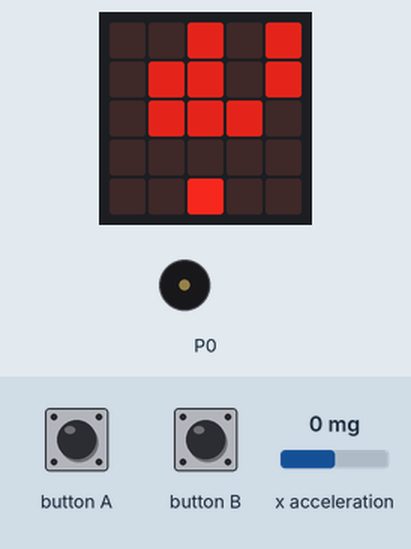
Bench run of a program on a simulated BBC micro:bit running MicroPython. Parts: the board's 5×5 LED display, buzzer (waves = sounding). The test bench sets the inputs (shaded band); at power-on: x acceleration 0 mg. Random numbers come from a fixed seed; the interpreter's speed is modelled, so counts of loop turns are approximate; the 48×5 strip is a reading aid, not a part: it shows the text the display is scrolling, unrolled, one strip-width of it at a time.

Above: at 1.03 s.
1.3 s: x acceleration set to 4 mg
4.3 s: x acceleration set to 6 mg
At 5.42 s:
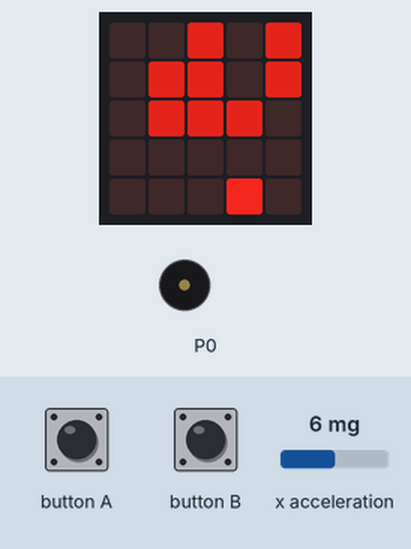
6.9 s: x acceleration set to -1440 mg
At 7.05 s:
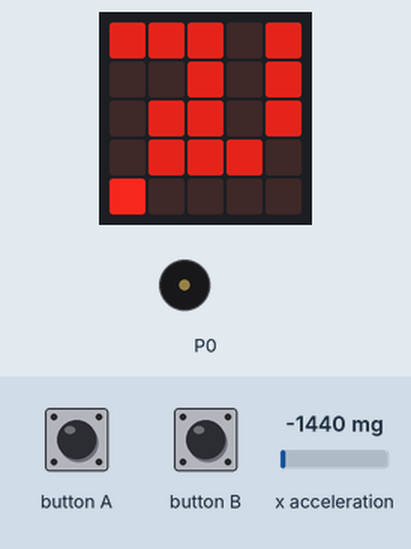
8.7 s: button A pressed for 0.15 s
At 8.83 s:
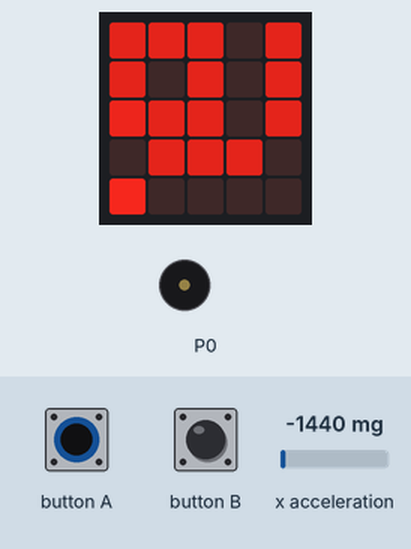
9.4 s: button A pressed for 1 s
At 9.66 s:
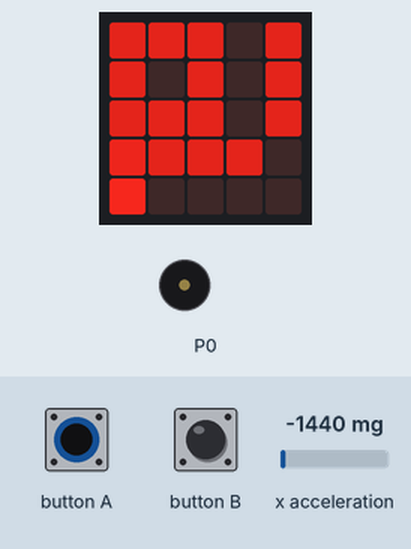
Timing chart, 0 to 13.6 s (numbered marks = the images above; inputs shaded):
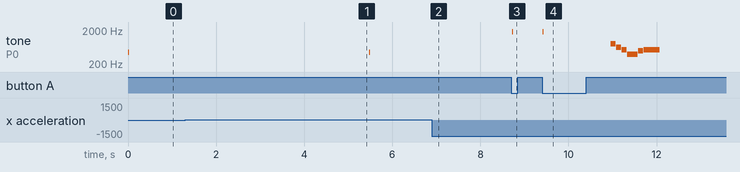

Measured:
- the behaviour switches between 5 and 6 mg on x acceleration (found by bisection; images 0 and 1)
- after the input at 8.7 s, tone on P0: silent → 1760 Hz at once, → silent 0.01 s later

The program:

galaxywall.py
```python
from microbit import *
import random
import music

"""
GALAXY WALL for micro:bit
Ver. 1.0.1 2018-03-02 / 2018-02-28
Choikyun
"""

# Globals
ship_x = 2 * 512
aim_point = 7
aim_x = aim_y = 3
aim_blink = 4
buf = [[0 for i in range(5)] for j in range(5)]
flash_buf = [0] * 5
tick = running_time()
frame = score = 0
scroll = 300
scroll_def = 160
sound = 1


def draw_ship():
    draw(ship_x // 512, 4, 8)


def aim():
    global aim_x, aim_y
    erase_aim()
    x = ship_x // 512
    y = 3
    aim_x = x
    while True:
        if buf[y][x] == 0 and y == 0:
            aim_y = y
            break
        elif buf[y][x] >= 6:
            aim_y = y + 1
            break
        y -= 1


def draw_aim():
    global aim_blink, aim_point
    aim_blink -= 1
    if aim_blink == 0:
        aim_blink = 4
        aim_point ^= 7
    if flash_buf[aim_y] == 0:
        buf[aim_y][aim_x] = aim_point


def erase_aim():
    if buf[aim_y][aim_x] == 7:
        buf[aim_y][aim_x] = 0


def shot():
    if button_a.was_pressed():
        buf[aim_y][ship_x // 512] = 6
        if sound == 1:
            music.pitch(1760, duration=8, wait=False)


def check_line():
    for y in range(5):
        hit = 0
        for x in range(5):
            hit += buf[y][x]
        if hit == 6 * 5:
            flash_buf[y] = 10


def fill(line):
    global score
    erase_aim()
    score += line * 10
    while line < 4:
        for i in range(5):
            buf[line][i] = buf[line + 1][i]
        flash_buf[line] = flash_buf[line + 1]
        line += 1


def flash():
    for i in range(5):
        if flash_buf[i] == 0:
            continue
        else:
            flash_buf[i] -= 1
            if flash_buf[i] == 0:
                fill(i)
                if sound == 1:
                    music.play(["c5:1", "g5"], wait=False)
                break
            for x in range(5):
                buf[i][x] = 9


def move_ship():
    global ship_x, sound
    draw(ship_x // 512, 4, 0)
    ship_x += accelerometer.get_x()
    if ship_x <= 0:
        ship_x = 0
    elif ship_x >= 4 * 512:
        ship_x = 4 * 512

    if button_b.was_pressed():
        sound ^= 1


def new_wall():
    line = buf[0]
    for i in range(5):
        line[i] = 6
    for i in range(random.randrange(1, 5)):
        line[random.randrange(5)] = 0


def scroll_walls(init=False):
    global scroll
    scroll -= 1
    if scroll == 0 or init:
        scroll = scroll_def
        erase_aim()
        for y in range(4, 0, -1):
            for x in range(5):
                buf[y][x] = buf[y-1][x]
            flash_buf[y] = flash_buf[y-1]
        flash_buf[0] = 0
        new_wall()
        if sound == 1:
            music.pitch(440, duration=16, wait=False)


def level_up():
    global scroll_def
    if frame % 600 == 0 and scroll_def > 60:
        scroll_def -= 5


def draw(x, y, col):
    buf[y][x] = col


def disp_buf():
    for y in range(5):
        for x in range(5):
            display.set_pixel(x, y, buf[y][x])


def clear_buf():
    for y in range(5):
        for x in range(5):
            buf[y][x] = 0


def init():
    line = 3
    while line > 0:
        line -= 1
        scroll_walls(init=True)
    music.set_tempo(bpm=200)


def print_score():
    global score
    if sound == 1:
        music.play(music.POWER_DOWN, wait=False)
    display.scroll(str(score)+"  ", loop=True)


def check_over():
    over = False
    for x in range(5):
        if buf[4][x] == 6:
            over = True
    if over:
        music.reset()
        print_score()
        while True:
            pass


def wait():
    global tick
    while True:
        t = running_time()
        if t - tick > 33:
            tick = t
            break


# Main
init()
while True:
    wait()
    frame += 1
    scroll_walls()
    move_ship()
    aim()
    draw_aim()
    shot()
    check_line()
    flash()
    draw_ship()
    disp_buf()
    level_up()
    check_over()
```
